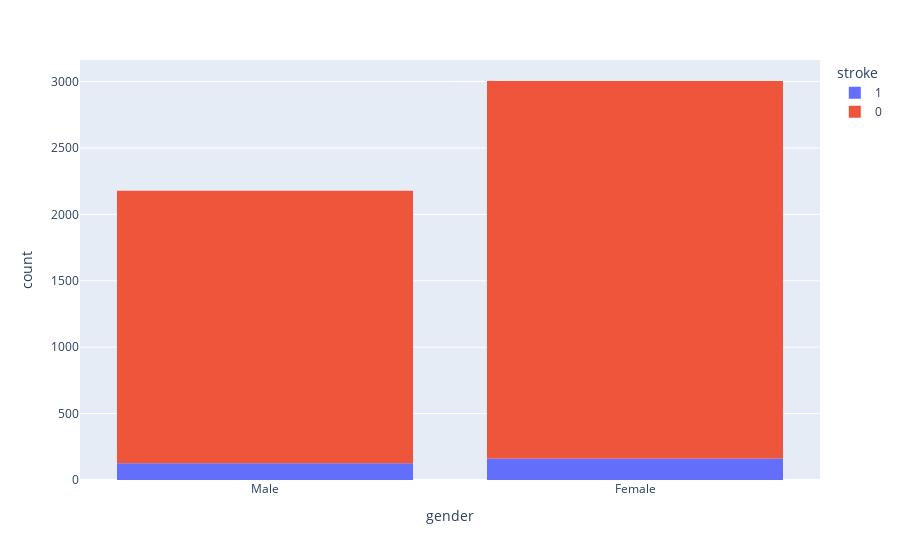
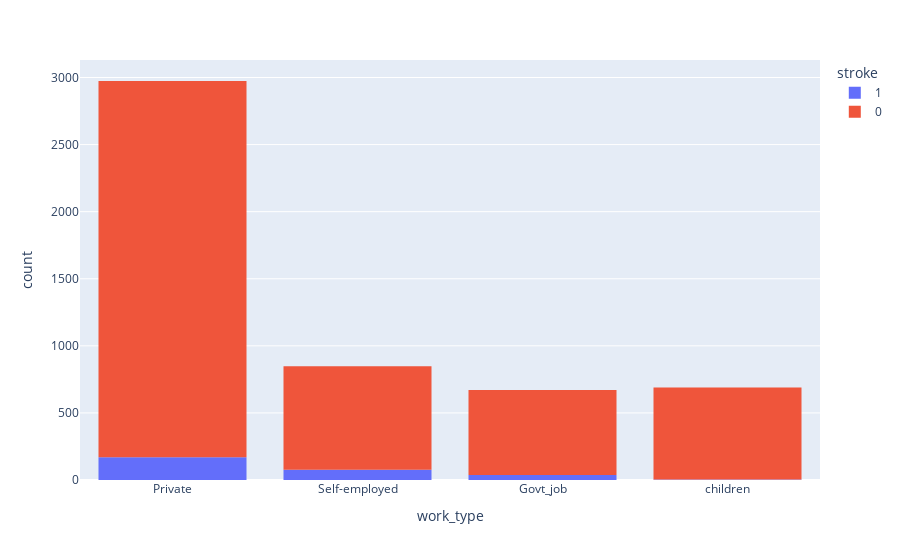
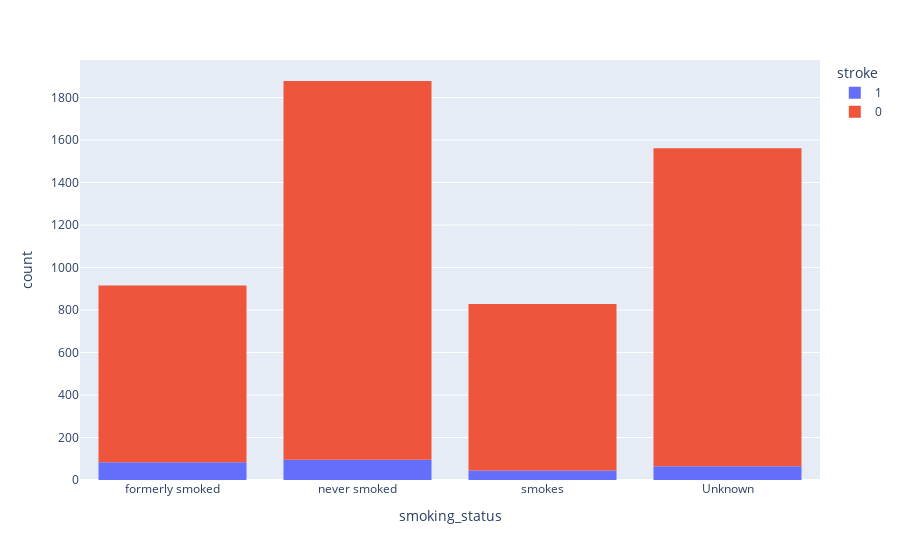
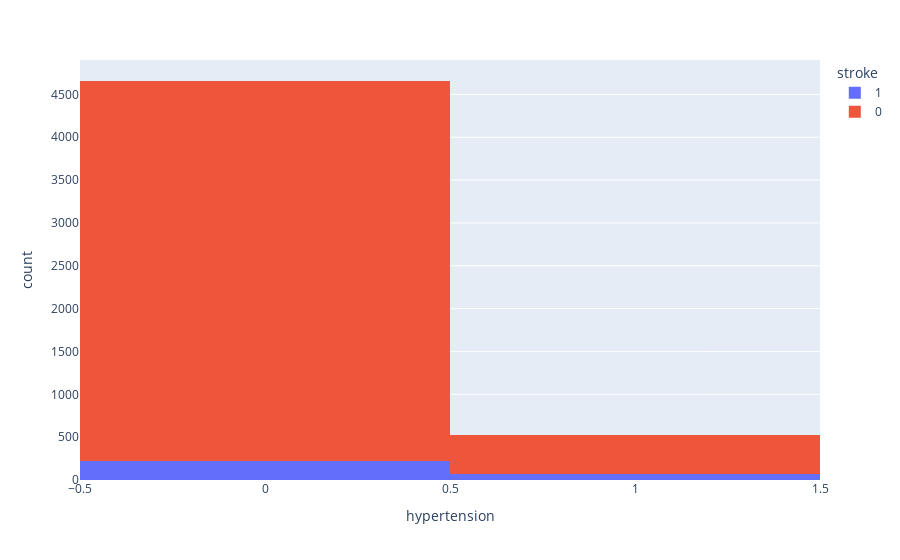

Here is the notebook cell these charts were saved with, in order:
### Code cell
features = ['gender','work_type','smoking_status','hypertension','heart_disease','ever_married',
           'Residence_type']
for feature in features:
    fig = px.histogram(data, x=feature,color="stroke")
    fig.show()

### Figure 1 — Plotly figure (JSON) as saved in the notebook; plotly's stock layout.template omitted (floating-point values rounded to 4 significant figures; data arrays with more than 128 entries replaced by an {"elided": "..."} marker saying what was removed)
{"data": [{"alignmentgroup": "True", "bingroup": "x", "hovertemplate": "stroke=1<br>gender=%{x}<br>count=%{y}<extra></extra>", "legendgroup": "1", "marker": {"color": "#636efa", "pattern": {"shape": ""}}, "name": "1", "offsetgroup": "1", "orientation": "v", "showlegend": true, "type": "histogram", "x": {"elided": "288 str values"}, "xaxis": "x", "yaxis": "y"}, {"alignmentgroup": "True", "bingroup": "x", "hovertemplate": "stroke=0<br>gender=%{x}<br>count=%{y}<extra></extra>", "legendgroup": "0", "marker": {"color": "#EF553B", "pattern": {"shape": ""}}, "name": "0", "offsetgroup": "0", "orientation": "v", "showlegend": true, "type": "histogram", "x": {"elided": "4894 str values"}, "xaxis": "x", "yaxis": "y"}], "layout": {"barmode": "relative", "legend": {"title": {"text": "stroke"}, "tracegroupgap": 0}, "margin": {"t": 60}, "xaxis": {"anchor": "y", "domain": [0, 1], "title": {"text": "gender"}}, "yaxis": {"anchor": "x", "domain": [0, 1], "title": {"text": "count"}}}}

### Figure 2 — Plotly figure (JSON) as saved in the notebook; plotly's stock layout.template omitted (floating-point values rounded to 4 significant figures; data arrays with more than 128 entries replaced by an {"elided": "..."} marker saying what was removed)
{"data": [{"alignmentgroup": "True", "bingroup": "x", "hovertemplate": "stroke=1<br>work_type=%{x}<br>count=%{y}<extra></extra>", "legendgroup": "1", "marker": {"color": "#636efa", "pattern": {"shape": ""}}, "name": "1", "offsetgroup": "1", "orientation": "v", "showlegend": true, "type": "histogram", "x": {"elided": "288 str values"}, "xaxis": "x", "yaxis": "y"}, {"alignmentgroup": "True", "bingroup": "x", "hovertemplate": "stroke=0<br>work_type=%{x}<br>count=%{y}<extra></extra>", "legendgroup": "0", "marker": {"color": "#EF553B", "pattern": {"shape": ""}}, "name": "0", "offsetgroup": "0", "orientation": "v", "showlegend": true, "type": "histogram", "x": {"elided": "4894 str values"}, "xaxis": "x", "yaxis": "y"}], "layout": {"barmode": "relative", "legend": {"title": {"text": "stroke"}, "tracegroupgap": 0}, "margin": {"t": 60}, "xaxis": {"anchor": "y", "domain": [0, 1], "title": {"text": "work_type"}}, "yaxis": {"anchor": "x", "domain": [0, 1], "title": {"text": "count"}}}}

### Figure 3 — Plotly figure (JSON) as saved in the notebook; plotly's stock layout.template omitted (floating-point values rounded to 4 significant figures; data arrays with more than 128 entries replaced by an {"elided": "..."} marker saying what was removed)
{"data": [{"alignmentgroup": "True", "bingroup": "x", "hovertemplate": "stroke=1<br>smoking_status=%{x}<br>count=%{y}<extra></extra>", "legendgroup": "1", "marker": {"color": "#636efa", "pattern": {"shape": ""}}, "name": "1", "offsetgroup": "1", "orientation": "v", "showlegend": true, "type": "histogram", "x": {"elided": "288 str values"}, "xaxis": "x", "yaxis": "y"}, {"alignmentgroup": "True", "bingroup": "x", "hovertemplate": "stroke=0<br>smoking_status=%{x}<br>count=%{y}<extra></extra>", "legendgroup": "0", "marker": {"color": "#EF553B", "pattern": {"shape": ""}}, "name": "0", "offsetgroup": "0", "orientation": "v", "showlegend": true, "type": "histogram", "x": {"elided": "4894 str values"}, "xaxis": "x", "yaxis": "y"}], "layout": {"barmode": "relative", "legend": {"title": {"text": "stroke"}, "tracegroupgap": 0}, "margin": {"t": 60}, "xaxis": {"anchor": "y", "domain": [0, 1], "title": {"text": "smoking_status"}}, "yaxis": {"anchor": "x", "domain": [0, 1], "title": {"text": "count"}}}}

### Figure 4 — Plotly figure (JSON) as saved in the notebook; plotly's stock layout.template omitted (floating-point values rounded to 4 significant figures; data arrays with more than 128 entries replaced by an {"elided": "..."} marker saying what was removed)
{"data": [{"alignmentgroup": "True", "bingroup": "x", "hovertemplate": "stroke=1<br>hypertension=%{x}<br>count=%{y}<extra></extra>", "legendgroup": "1", "marker": {"color": "#636efa", "pattern": {"shape": ""}}, "name": "1", "offsetgroup": "1", "orientation": "v", "showlegend": true, "type": "histogram", "x": {"elided": "288 int values"}, "xaxis": "x", "yaxis": "y"}, {"alignmentgroup": "True", "bingroup": "x", "hovertemplate": "stroke=0<br>hypertension=%{x}<br>count=%{y}<extra></extra>", "legendgroup": "0", "marker": {"color": "#EF553B", "pattern": {"shape": ""}}, "name": "0", "offsetgroup": "0", "orientation": "v", "showlegend": true, "type": "histogram", "x": {"elided": "4894 int values"}, "xaxis": "x", "yaxis": "y"}], "layout": {"barmode": "relative", "legend": {"title": {"text": "stroke"}, "tracegroupgap": 0}, "margin": {"t": 60}, "xaxis": {"anchor": "y", "domain": [0, 1], "title": {"text": "hypertension"}}, "yaxis": {"anchor": "x", "domain": [0, 1], "title": {"text": "count"}}}}
